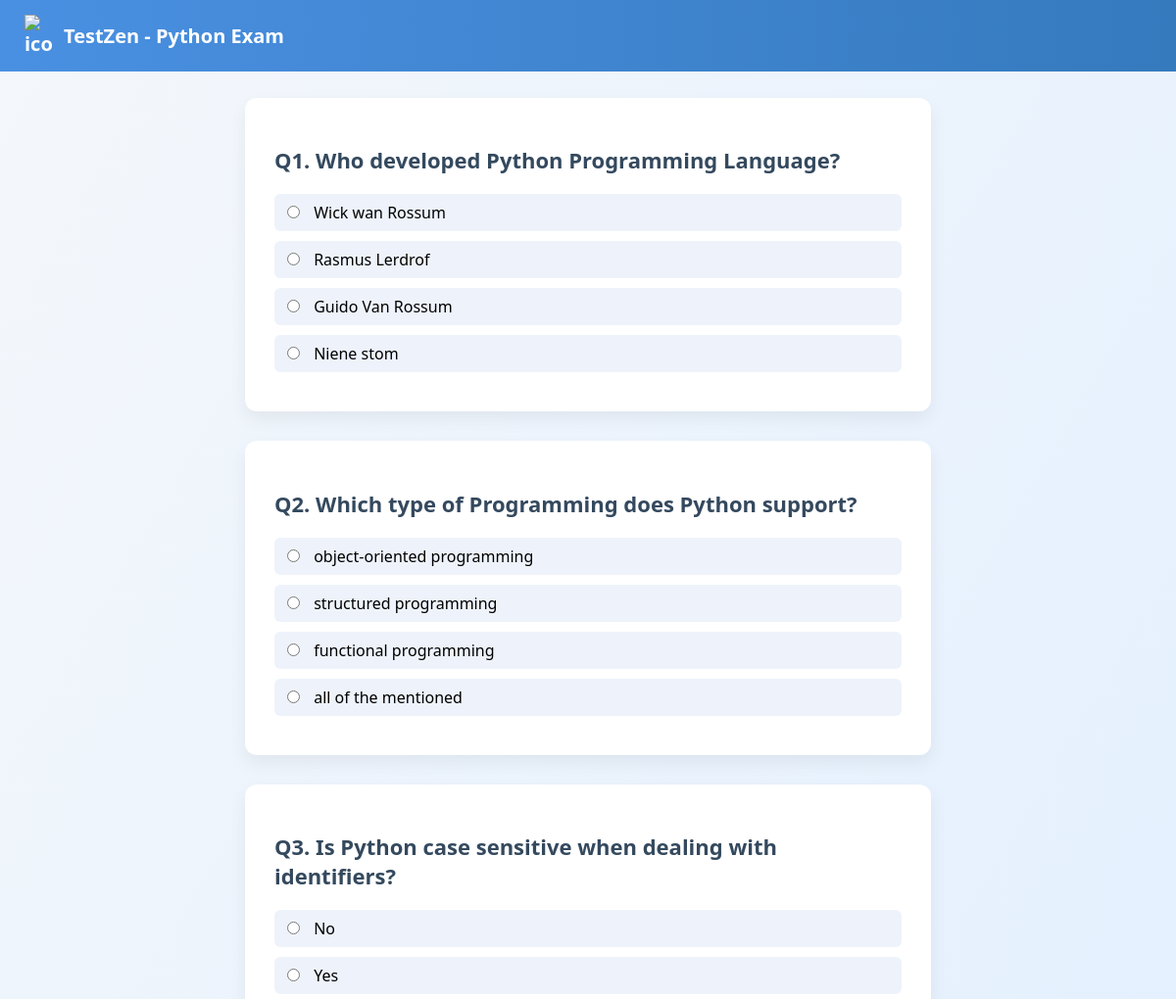
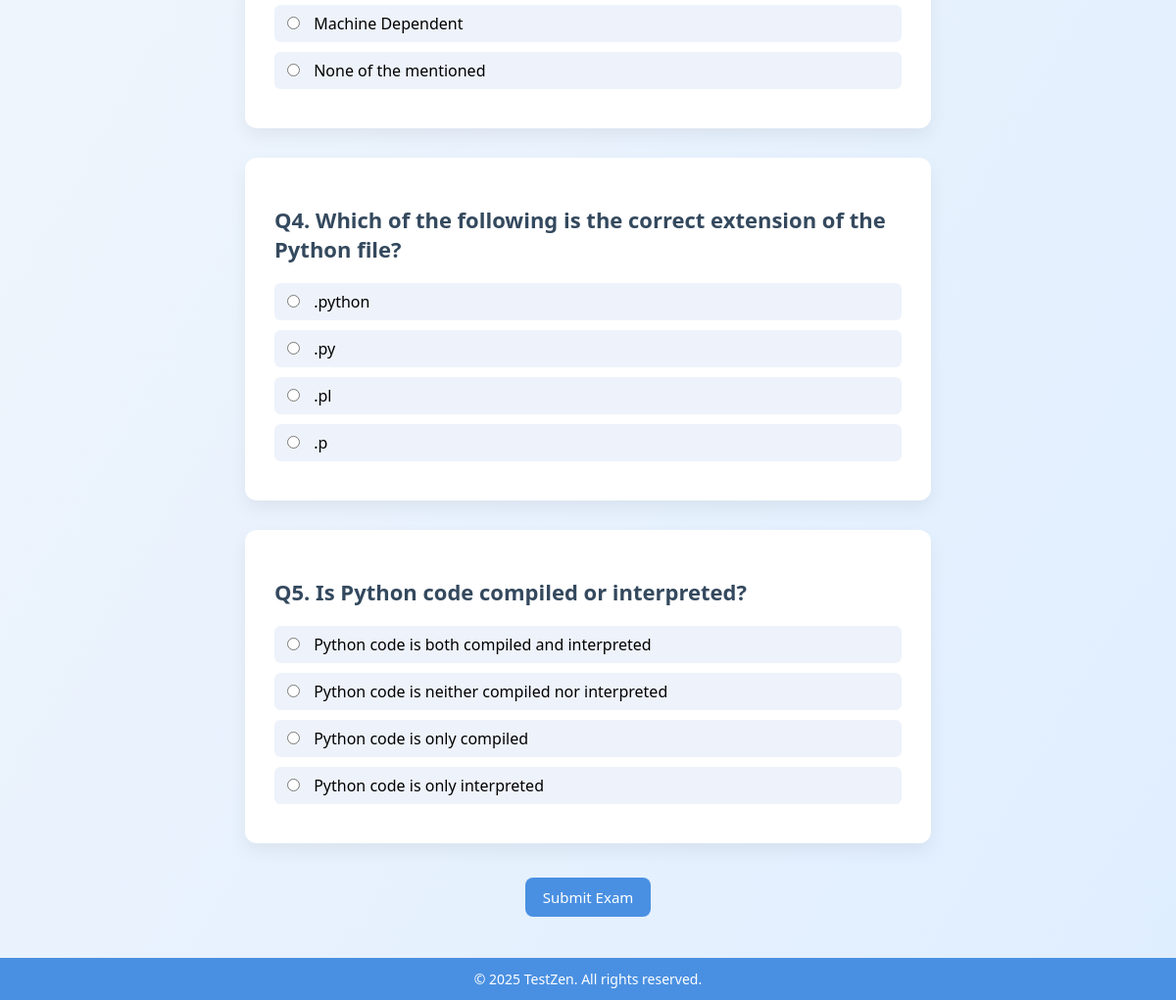
The app's page /exam/1/ with its own data (2 pictures, top to bottom).
### examapp/models.py (models this page shows, shortened)
class Subject(models.Model):
    name=models.CharField(max_length=100)

class Question(models.Model):
    subject = models.ForeignKey(Subject, on_delete=models.CASCADE)
    text = models.TextField()
    option1 = models.CharField(max_length=200)
    option2 = models.CharField(max_length=200)
    option3 = models.CharField(max_length=200)
    option4 = models.CharField(max_length=200)
    correct_option = models.CharField(max_length=200)

### examapp/views.py (the view, shortened to what this page needs)
# urls.py: path('exam/<int:subject_id>/', views.start_exam, name='start_exam'),
def start_exam(request, subject_id):
    subject = get_object_or_404(Subject, id=subject_id)
    questions = Question.objects.filter(subject=subject).order_by('id')
    return render(request, 'examapp/start_exam.html', {
        'subject': subject,
        'questions': questions
    })

### examapp/templates/examapp/start_exam.html (shortened to what this page needs)
<!DOCTYPE html>
<html lang="en">
<head>
  <link rel="stylesheet" href="https://cdnjs.cloudflare.com/ajax/libs/font-awesome/7.0.0/css/all.min.css">
</head>
<body>
  <div class="navbar">
    <h1><img src="https://iili.io/FvlNBgp.png" alt="icon"> TestZen - {{ subject.name }} Exam</h1>
  </div>
  <div class="main-content">
    <form method="post">
      {% for question in questions %}
      <div class="question-container">
        <h2>Q{{ forloop.counter }}. {{ question.text }}</h2>
        <label>
          <input type="radio" name="q{{ question.id }}" value="option1">
          {{ question.option1 }}
        </label>
        <label>
          <input type="radio" name="q{{ question.id }}" value="option2">
          {{ question.option2 }}
        </label>
        <label>
          <input type="radio" name="q{{ question.id }}" value="option3">
          {{ question.option3 }}
        </label>
        <label>
          <input type="radio" name="q{{ question.id }}" value="option4">
          {{ question.option4 }}
        </label>
      </div>
      {% endfor %}
      <div class="pagination-buttons">
        <button type="submit">Submit Exam</button>
      </div>
    </form>
  </div>
  <footer>
    &copy; 2025 TestZen. All rights reserved.
  </footer>
</body>
</html>

### examapp/templates/examapp/start_exam.html (style rules this page uses)
* { box-sizing: border-box; font-family: system-ui, -apple-system, BlinkMacSystemFont, 'Segoe UI', Roboto; }
body { margin: 0; background: linear-gradient(to bottom right, #f4f7fb, #dfeeff); height: 100vh; display: flex; flex-direction: column; }
.navbar { background: linear-gradient(90deg, #4a90e2, #357ABD); color: white; padding: 15px 25px; display: flex; align-items: center; justify-content: space-between; position: fixed; top: 0; width: 100%; z-index: 1000; }
.navbar h1 { margin: 0; font-size: 20px; display: flex; align-items: center; }
.navbar img { width: 30px; margin-right: 10px; }
.main-content { flex: 1; padding: 100px 20px 80px; display: flex; flex-direction: column; align-items: center; overflow-y: auto; }
.question-container { background: #fff; border-radius: 12px; padding: 30px; width: 100%; max-width: 700px; box-shadow: 0 8px 18px rgba(0, 0, 0, 0.06); margin-bottom: 30px; }
.question-container h2 { font-size: 22px; color: #34495e; margin-bottom: 20px; }
.question-container label { display: block; margin: 10px 0; padding: 8px; background: #eef3fb; border-radius: 6px; cursor: pointer; }
.question-container input[type="radio"] { margin-right: 10px; accent-color: #4a90e2; }
.pagination-buttons { margin-top: 30px; text-align: center; }
.pagination-buttons button { display: inline-block; background: #4a90e2; color: white; padding: 10px 18px; margin: 5px; border: none; border-radius: 8px; font-size: 15px; cursor: pointer; transition: background 0.3s ease; }
footer { background: #4a90e2; color: white; text-align: center; padding: 12px 0; font-size: 14px; position: fixed; bottom: 0; width: 100%; z-index: 1000; }

### records on screen
Subject: name "Python"
Question: text "Who developed Python Programming Language?", option1 "Wick wan Rossum", option2 "Rasmus Lerdrof", option3 "Guido Van Rossum", option4 "Niene stom"
Question: text "Which type of Programming does Python support?", option1 "object-oriented programming", option2 "structured programming", option3 "functional programming", option4 "all of the mentioned"
Question: text "Is Python case sensitive when dealing with identifiers?", option1 "No", option2 "Yes", option3 "Machine Dependent", option4 "None of the mentioned"
Question: text "Which of the following is the correct extension of the Python file?", option1 ".python", option2 ".py", option3 ".pl", option4 ".p"
Question: text "Is Python code compiled or interpreted?", option1 "Python code is both compiled and interpreted", option2 "Python code is neither compiled nor interpreted", option3 "Python code is only compiled", option4 "Python code is only interpreted"
